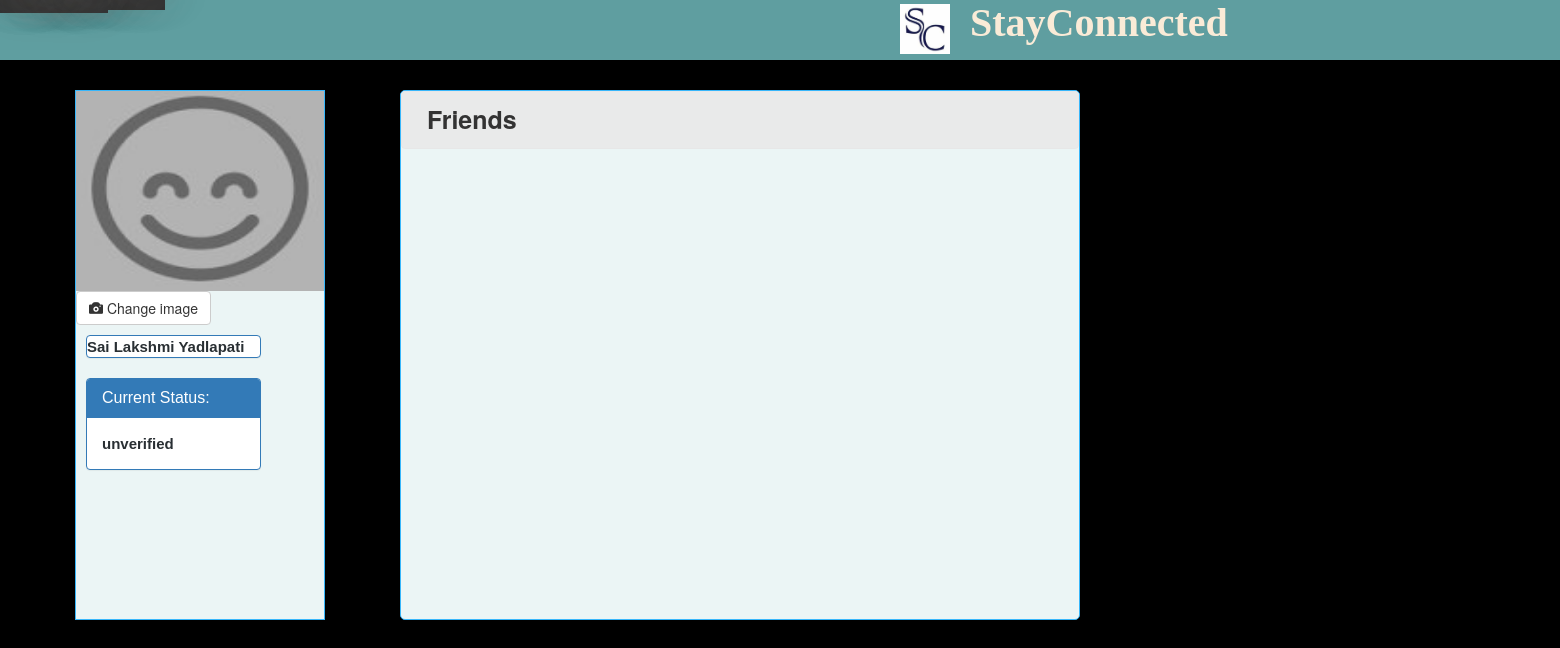
Before: /showfriends.php (signed in) with the older database file.
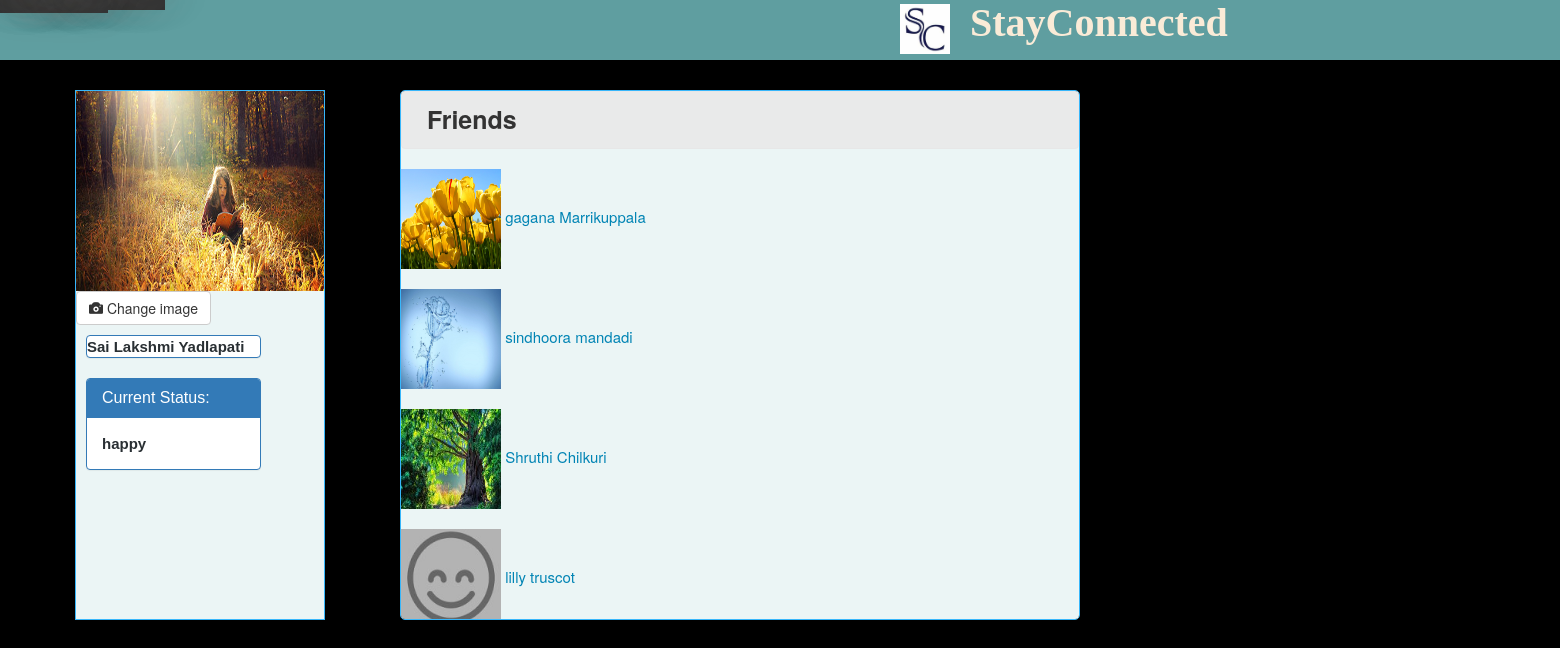
After: the same page with the newer database file.
### tables this page shows
CREATE TABLE IF NOT EXISTS `users` (
  `user_id` int(11) NOT NULL AUTO_INCREMENT,
  `firstname` varchar(100) NOT NULL,
  `lastname` varchar(100) NOT NULL,
  `user_pass` varchar(100) NOT NULL,
  `user_email` varchar(100) NOT NULL,
  `mobile` int(14) NOT NULL,
  `user_gender` varchar(100) NOT NULL,
  `user_bday` date NOT NULL,
  `user_image` text NOT NULL,
  `register_date` date NOT NULL,
  `last_login` datetime NOT NULL,
  `status` text NOT NULL,
  `posts` text NOT NULL,
  PRIMARY KEY (`user_id`)
);

CREATE TABLE IF NOT EXISTS `friends` (
  `friend_id` int(11) NOT NULL AUTO_INCREMENT,
  `sendreq_mail` text NOT NULL,
  `receivereq_mail` text NOT NULL,
  `friend_status` int(11) DEFAULT NULL,
  PRIMARY KEY (`friend_id`)
);

### showfriends.php (the view, shortened to what this page needs)
 <?php
 include("share.php");
 ?>
 <!DOCTYPE html>
<html>
	<head>
		<link rel="stylesheet" href="assets/bootstrap/css/bootstrap.min.css">
		<link rel="stylesheet" href="//code.jquery.com/ui/1.11.4/themes/smoothness/jquery-ui.css">
  		<link rel="stylesheet" href="styles/stylehome.css">
		<link rel="stylesheet" href="/resources/demos/style.css">
	</head>
	<body>
	<body background="tb.jpg">
	<div class="nav">
	<div>
	    <a href="home.php" class="navitem home" >Home</a>
		<a href="message.php" class="navitem messages" >Messages</a>
		<a href="friends.php" class="navitem friends" >Makefriends</a>
		<a href="showfriends.php" class="navitem showfriends activated">Yourfriends</a>
		<a href="logout.php"  class="navitem logout">Logout</a>
	</div>
	<img  id="logo" src="logo2.jpeg">
	<div id="sc">
	StayConnected
	</div>
	</div>
	<div class= "yourprofile">
		<div>
		<?php
			$mail = $_SESSION['user_email'];
			$details = mysqli_query($con,"SELECT * FROM users WHERE user_email = '$mail'");
			while($row = mysqli_fetch_array($details)){
				$firstname = $row[1];
				$lastname = $row[2];
				$status = $row [11];
			    $user_image=$row[8];
		?>
		<img id="myimage" src="<?php echo $user_image;?>">
		<button type="button" id="changeimage" class="btn btn-default" aria-label="Left Align" >
		<span class="glyphicon glyphicon-camera" aria-hidden="true"></span> Change image
		</div>
		<div class="name">
			<div class="panel panel-primary">
			<?php echo $firstname;
			echo " ".$lastname;?>
			</div>
			<div class="panel panel-primary">
					<div class="panel-heading">
						<h3 class="panel-title">Current Status:</h3>
					</div>
			<div class="panel-body">
			<?php echo $status;?>
			</div>
			</div>
		</div>
		<?php	}
		?>
	</div>
	<div class=content>
		<nav class="navbar navbar-default" id="navfriends">
		  <div class="container-fluid">
			<div class="navbar-header">
			Friends
			</div>
		  </div>
		</nav>
		<?php
		global $con;
		$mail = $_SESSION['user_email'];
		$friends = "select * from friends where friend_status='2' and (sendreq_mail='$mail' or receivereq_mail='$mail')";
		$friendsquery = mysqli_query($con,$friends);
		while($friendslist=mysqli_fetch_array($friendsquery)){
					$userdata = "select * from users where (user_email='$friendslist[1]' or user_email='$friendslist[2]') and user_email!='$mail'";
					$userdataquery =mysqli_query($con,$userdata);
					$userdatalist = mysqli_fetch_array($userdataquery);
					$friendfirstname = $userdatalist[1];
					$friendlastname = $userdatalist[2];
					$friendimage = $userdatalist[8];
		?>
			<div class="makefriend">
			<img class="makefriendimage" src="<?php echo $friendimage;?>">
			<?php  echo $friendfirstname." ".$friendlastname; ?>
			</div>
		<?php
		}
		?>
	</div>
	</body>
</html>

Changed rows visible on the page:
changed users "Sai Lakshmi": user_image: picture added in place of a placeholder; status "unverified" → "happy"
added friends: users.user_image (picture), users.firstname "gagana", users.lastname "Marrikuppala"
added friends: users.user_image (picture), users.firstname "sindhoora", users.lastname "mandadi"
added friends: users.user_image (picture), users.firstname "Shruthi", users.lastname "Chilkuri"
added friends: users.user_image (placeholder picture), users.firstname "lilly", users.lastname "truscot"
